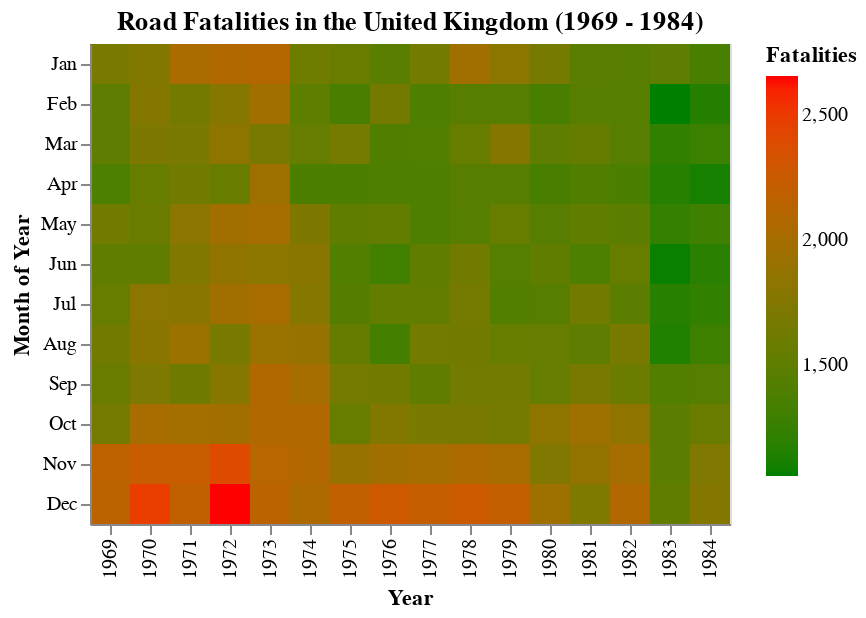

The cell this chart's notebook holds for it:
### Code cell
source = df
df['Month'] = df['month'].apply(switchMonth)
alt.Chart(source, title = 'Road Fatalities in the United Kingdom (1969 - 1984)').mark_rect().encode(
    x=alt.X("year:N", title='Year'), 
    y=alt.Y("Month:O", sort=['Jan','Feb','Mar','Apr','May','Jun','Jul','Aug','Sep','Oct','Nov','Dec'], title="Month of Year"),
    color=alt.Color("count:Q", scale=alt.Scale( range=['green','red']), 
        legend=alt.Legend(title='Fatalities')
    )
)

### Figure 1 — Vega-Lite specification as saved in the notebook (floating-point values rounded to 4 significant figures; data arrays with more than 128 entries replaced by an {"elided": "..."} marker saying what was removed)
{"config": {"view": {"continuousWidth": 400, "continuousHeight": 300}}, "data": {"name": "data-e697186e169a9c91e4023b98ef8fb61e"}, "mark": "rect", "encoding": {"color": {"type": "quantitative", "field": "count", "legend": {"title": "Fatalities"}, "scale": {"range": ["green", "red"]}}, "x": {"type": "nominal", "field": "year", "title": "Year"}, "y": {"type": "ordinal", "field": "Month", "sort": ["Jan", "Feb", "Mar", "Apr", "May", "Jun", "Jul", "Aug", "Sep", "Oct", "Nov", "Dec"], "title": "Month of Year"}}, "title": "Road Fatalities in the United Kingdom (1969 - 1984)", "$schema": "https://vega.github.io/schema/vega-lite/v4.8.1.json", "datasets": {"data-e697186e169a9c91e4023b98ef8fb61e": {"elided": "192 records"}}}
